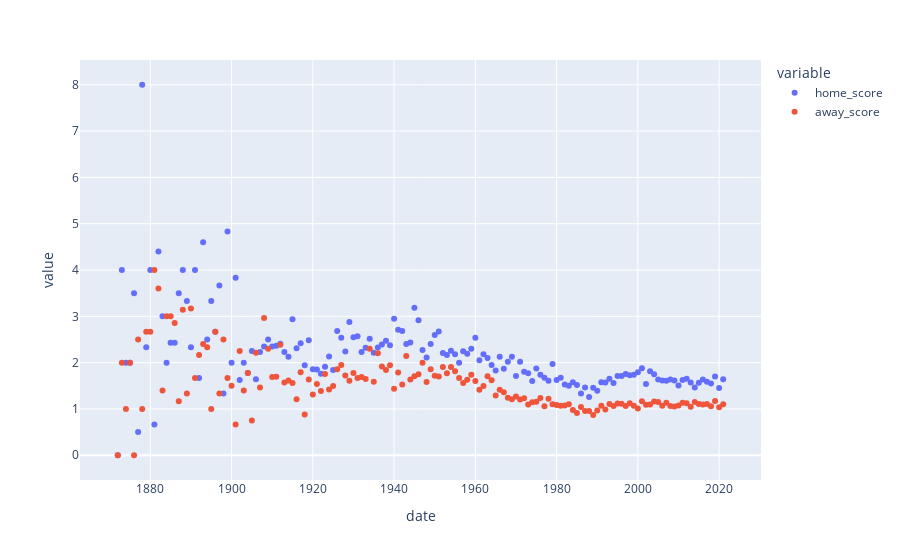

Notebook code for this chart:
### Code cell
fig=px.scatter(date)
fig.show()

### Figure 1 — Plotly figure (JSON) as saved in the notebook; plotly's stock layout.template omitted (floating-point values rounded to 4 significant figures; data arrays with more than 128 entries replaced by an {"elided": "..."} marker saying what was removed)
{"data": [{"hovertemplate": "variable=home_score<br>date=%{x}<br>value=%{y}<extra></extra>", "legendgroup": "home_score", "marker": {"color": "#636efa", "symbol": "circle"}, "mode": "markers", "name": "home_score", "orientation": "v", "showlegend": true, "type": "scatter", "x": {"elided": "150 int values"}, "xaxis": "x", "y": {"elided": "150 float values"}, "yaxis": "y"}, {"hovertemplate": "variable=away_score<br>date=%{x}<br>value=%{y}<extra></extra>", "legendgroup": "away_score", "marker": {"color": "#EF553B", "symbol": "circle"}, "mode": "markers", "name": "away_score", "orientation": "v", "showlegend": true, "type": "scatter", "x": {"elided": "150 int values"}, "xaxis": "x", "y": {"elided": "150 float values"}, "yaxis": "y"}], "layout": {"legend": {"title": {"text": "variable"}, "tracegroupgap": 0}, "margin": {"t": 60}, "xaxis": {"anchor": "y", "domain": [0, 1], "title": {"text": "date"}}, "yaxis": {"anchor": "x", "domain": [0, 1], "title": {"text": "value"}}}}
